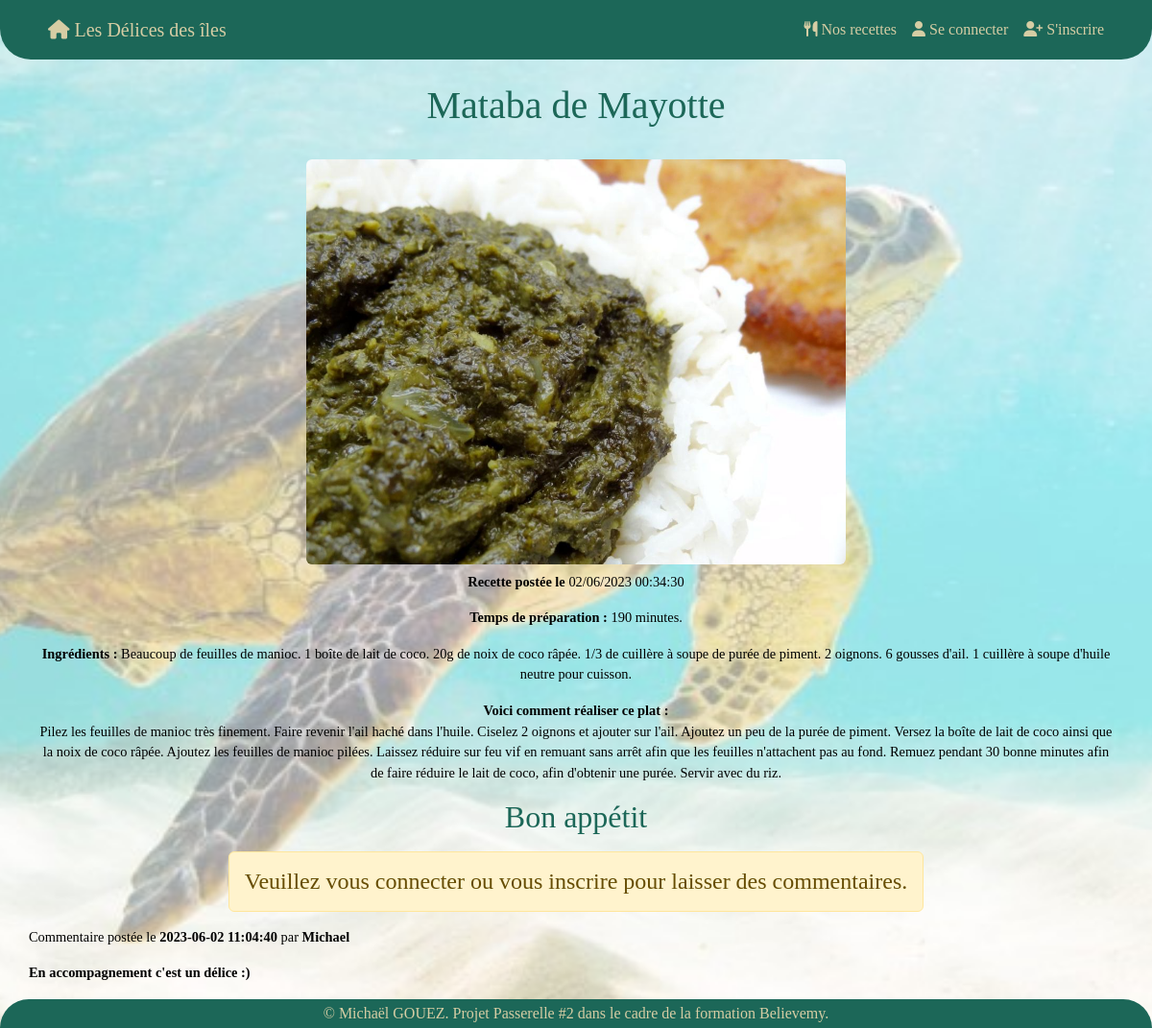
Page /index.php?page=dish&id=4 on the committed database.
### tables this page shows
CREATE TABLE `recipes` (
  `id` int(11) NOT NULL,
  `creation_date` datetime NOT NULL DEFAULT current_timestamp(),
  `title_recipe` varchar(50) NOT NULL,
  `preparation_time` int(11) NOT NULL,
  `ingredients` text NOT NULL,
  `instructions` text NOT NULL,
  `user_id` int(11) NOT NULL,
  `image` varchar(100) NOT NULL
);

CREATE TABLE `commentary` (
  `id` int(11) NOT NULL,
  `creation_date` datetime NOT NULL DEFAULT current_timestamp(),
  `content` text NOT NULL,
  `recipe_id` int(11) NOT NULL,
  `user_id` int(11) NOT NULL
);

CREATE TABLE `users` (
  `id` int(11) NOT NULL,
  `creation_date` datetime NOT NULL DEFAULT current_timestamp(),
  `pseudo` varchar(50) NOT NULL,
  `email` varchar(50) NOT NULL,
  `password` varchar(50) NOT NULL,
  `secret` varchar(100) NOT NULL,
  `administration` int(11) NOT NULL
);

### controller/controller.php (called while the page is built, shortened)
<?php
    require('model/RecipeManager.php');
    require('model/CommentaryManager.php');
    function dishView() {
        $recipeManager = new RecipeManager();
        $requeteOneDish = $recipeManager->getOneDish();
        $requeteComment = new Commentary();
        $reqComment = $requeteComment->getCommentary();
        require('view/dishView.php');
    }

### model/RecipeManager.php (called while the page is built, shortened)
<?php
    class RecipeManager extends Manager {
        public function getOneDish() {
            $bdd = $this->connectionBDD();
            $requeteOneDish = $bdd->prepare('SELECT * FROM recipes WHERE id = ?');
            $requeteOneDish->execute([htmlspecialchars($_GET['id'])]);
            return $requeteOneDish;
        }
    }

### model/CommentaryManager.php (called while the page is built, shortened)
<?php
    class Commentary extends Manager {
        public function getCommentary() {
            $bdd = $this->connectionBDD();
            $reqComment = $bdd->query('SELECT c.creation_date, content, recipe_id, user_id, pseudo, u.id
                                    FROM commentary c, users u
                                    WHERE u.id = c.user_id');
            return $reqComment;
        }
    }

### view/dishView.php (the view, shortened to what this page needs)
<section class="section container">
    <?php
        $pathImage = 'src/uploads/';
        while($oneDish = $requeteOneDish->fetch()) {
            $dateSQL = $oneDish['creation_date'];
            $date = new DateTime($dateSQL);
    ?>
            <h1 class="m-4 text-center"><?= $oneDish['title_recipe'] ?></h1>
            <div class="text-center p-2">
                <img class="rounded w-50" src="<?= $pathImage.$oneDish['image'] ?>" alt="<?= $oneDish['title_recipe'] ?>">
                <div class="mt-2">
                    <p><b>Recette postée le</b> <?= $date->format('d/m/Y H:i:s') ?></p>
                    <p><b>Temps de préparation :</b> <?= $oneDish['preparation_time'] ?> minutes.</p>
                    <p><b>Ingrédients :</b> <?= $oneDish['ingredients'] ?></p>
                    <p><b>Voici comment réaliser ce plat :</b> <br> <?= $oneDish['instructions'] ?></p>
                </div>
                <h2>Bon appétit</h2>
            </div>
            <?php if(isset($_SESSION['connect'])) { ?>
                <div class="commentary">
                    <form action="index.php?page=dish&id=<?=$oneDish['id']?>" method="post">
                        <div class="form-floating input-group mt-3">
                            <textarea rows="3" class="form-control" id="commentary" name="commentary"></textarea>
                            <label for="commentary" class="form-label">Votre commentaire</label>
                        </div>
                        <div>
                            <button class="mt-3 mb-5 btn btn-outline-info btn-sm" type="submit">Poster le commentaire</button>
                        </div>
                    </form>
                </div>
            <?php }
            else { ?>
                <div class="d-flex justify-content-center">
                    <h4 class="alert alert-warning">Veuillez vous connecter ou vous inscrire pour laisser des commentaires.</h4>
                </div>
            <?php } ?>
        <?php
        }
        ?>
    <div>
        <?php
        while($commentary = $reqComment->fetch()) {
            if($commentary['recipe_id'] == $_GET['id']) {
        ?>
            <p>Commentaire postée le <b><?= $commentary['creation_date'] ?></b> par <b><?= $commentary['pseudo'] ?></b></p>
            <p><b><?= $commentary['content'] ?></b></p>
        <?php
        }
        }
        ?>
    </div>
</section>
<?php
    require('base.php');
?>

### src/design/style.css (style rules this page uses)
html, body { padding: 0; margin: 0; height: 100%; background: url("../assets/images/turtle.png") no-repeat center center; background-size: cover; background-attachment: fixed; color: #3D8361; }
.section { padding: 62px 0 30px 0; font-family: "Mukta"; font-size: 0.9rem; }
h1, h2 { font-family: "bachelorette"; color: #1C6758; }
p { color: black; }

### rows in the picture
recipes: title_recipe "Mataba de Mayotte", image (picture), creation_date "02/06/2023 00:34:30", preparation_time "190", ingredients "Beaucoup de feuilles de manioc. 1 boîte de lait de coco. 20g de noix de coco râpée. 1/3 de cuillère à soupe de purée de piment. 2 oignons. 6 gousses d'ail. 1 cuillère à soupe d'huile neutre pour cuisson.", instructions "Pilez les feuilles de manioc très finement. Faire revenir l'ail haché dans l'huile. Ciselez 2 oignons et ajouter sur l'ail. Ajoutez un peu de la purée de piment. Versez la boîte de lait de coco ainsi que la noix de coco râpée. Ajoutez les feuilles de manioc pilées. Laissez réduire sur feu vif en remuant sans arrêt afin que les feuilles n'attachent pas au fond. Remuez pendant 30 bonne minutes afin de faire réduire le lait de coco, afin d'obtenir une purée. Servir avec du riz."
commentary: creation_date "2023-06-02 11:04:40", user.pseudo "Michael", content "En accompagnement c'est un délice :)"
